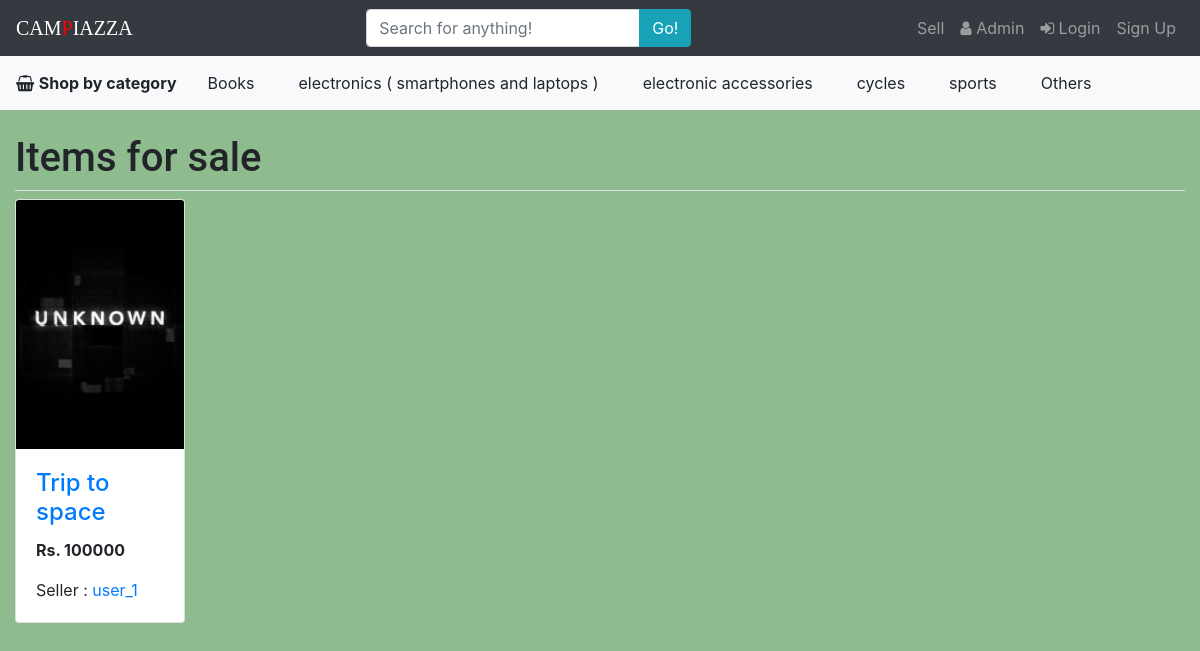
The app's page /shop/ with its own data.
### shop/models.py (models this page shows, shortened)
class Item(models.Model):
    name = models.CharField(max_length=50, help_text='Keep the name less than 50 characters')
    price = models.PositiveIntegerField(help_text='A reasonable price (in rupees)')
    description = models.TextField(max_length=1000)
    category = models.CharField(
        max_length=2,
        choices=(
            ('bk', 'Books'),
            ('el', 'electronics( smartphones and laptops ) '),
            ('ac', 'electronic accessories'),
            ('cy', 'cycles'),
            ('sp', 'sports'),
            ('ot', 'others'),
        ),
        default='bk'
    )
    condition = models.CharField(max_length=50,
                                 help_text="Brief statement of present condition, less than 50 characters")
    seller = models.ForeignKey(User, on_delete=models.CASCADE)
    buyer_id = models.PositiveSmallIntegerField(blank=True, null=True, default=0)
    buy_time=models.DateTimeField(blank=True, null=True)
    buyer_username = models.CharField(blank=True,null=True,max_length=100)
    buyer_address=models.CharField(blank=True,null=True,max_length=1000)
    created_datetime = models.DateTimeField(default=datetime.datetime.now)

class ItemImage(models.Model):
    item = models.ForeignKey(Item, on_delete=models.CASCADE)
    image = models.ImageField()

### shop/views.py (the view, shortened to what this page needs)
# urls.py: path('', views.main, name='main'),
def main(request):
    items = Item.objects.all().order_by('-created_datetime')
    count = 0
    return render(request, 'main.html', {'items': items, 'request': request, 'ItemImage': ItemImage, 'count': count})

### shop/templates/main.html (shortened to what this page needs)
{% extends 'base.html' %}
{% block body %}
    <div class="container-fluid">
        <h1 class="pb-2 mt-4 mb-2 border-bottom">Items for sale</h1>
    </div>
    <div class="albums-container container-fluid">
        <div class="row">
            {% for item in items %}
                {% if item.seller != user and item.buyer_id == 0 %}
                    <div class="col-xs-4 col-sm-4 col-md-3 col-lg-2 ">
                        <div class="card">
                            <a href="{% url 'detail' item.pk %}">
                                <img class="card-img-top " src="{{ item.itemimage_set.first.image.url }}"
                                     alt="Product image">
                                <div class="card-body">
                                    <h4 class="card-title">{{ item.name }}</h4>
                            </a>
                            <p class="card-text"><strong>Rs. {{ item.price }}</strong></p>
                            <p class="card-text">Seller : <a
                                    href="{% url 'profile' item.seller.pk %} ">{{ item.seller.username }}</a></p>
                        </div>
                    </div>
                    </div>
                {% endif %}
            {% endfor %}
    </div>
{% endblock %}

### shop/static/shop/base.css (style rules this page uses)
body { background: darkseagreen url("images/back-paper-2.jpg"); background-size: cover; }
h1 { font-family: "Roboto", sans-serif; }

### records on screen
Item: itemimage_set.first.image (picture), name "Trip to space", price "100000", seller.username "user_1"
